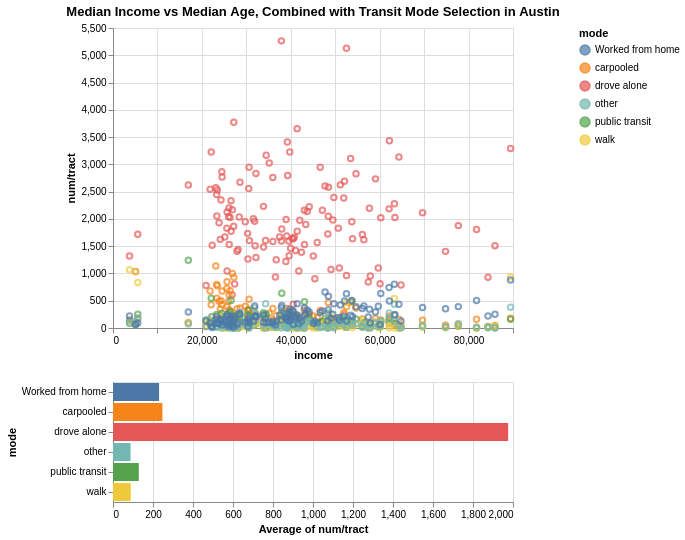

Here is the Vega-Lite specification saved for this chart:
### Vega-Lite specification from a JSON file in a GitHub repository (floating-point values rounded to 4 significant figures; data arrays with more than 128 entries replaced by an {"elided": "..."} marker saying what was removed)
{"config": {"view": {"continuousWidth": 400, "continuousHeight": 300}}, "vconcat": [{"mark": "point", "encoding": {"color": {"condition": {"field": "mode", "type": "nominal", "selection": "selector009"}, "value": "lightgray"}, "x": {"field": "income", "type": "quantitative"}, "y": {"field": "num/tract", "type": "quantitative"}}, "selection": {"selector009": {"type": "interval"}}, "title": "Median Income vs Median Age, Combined with Transit Mode Selection in Austin"}, {"mark": "bar", "encoding": {"color": {"field": "mode", "type": "nominal"}, "x": {"aggregate": "average", "field": "num/tract", "type": "quantitative"}, "y": {"field": "mode", "type": "nominal"}}, "transform": [{"filter": {"selection": "selector009"}}]}], "data": {"name": "data-8b36e48297dd71f6b20cb9ca2279b896"}, "$schema": "https://vega.github.io/schema/vega-lite/v4.17.0.json", "datasets": {"data-8b36e48297dd71f6b20cb9ca2279b896": {"elided": "780 records"}}}
